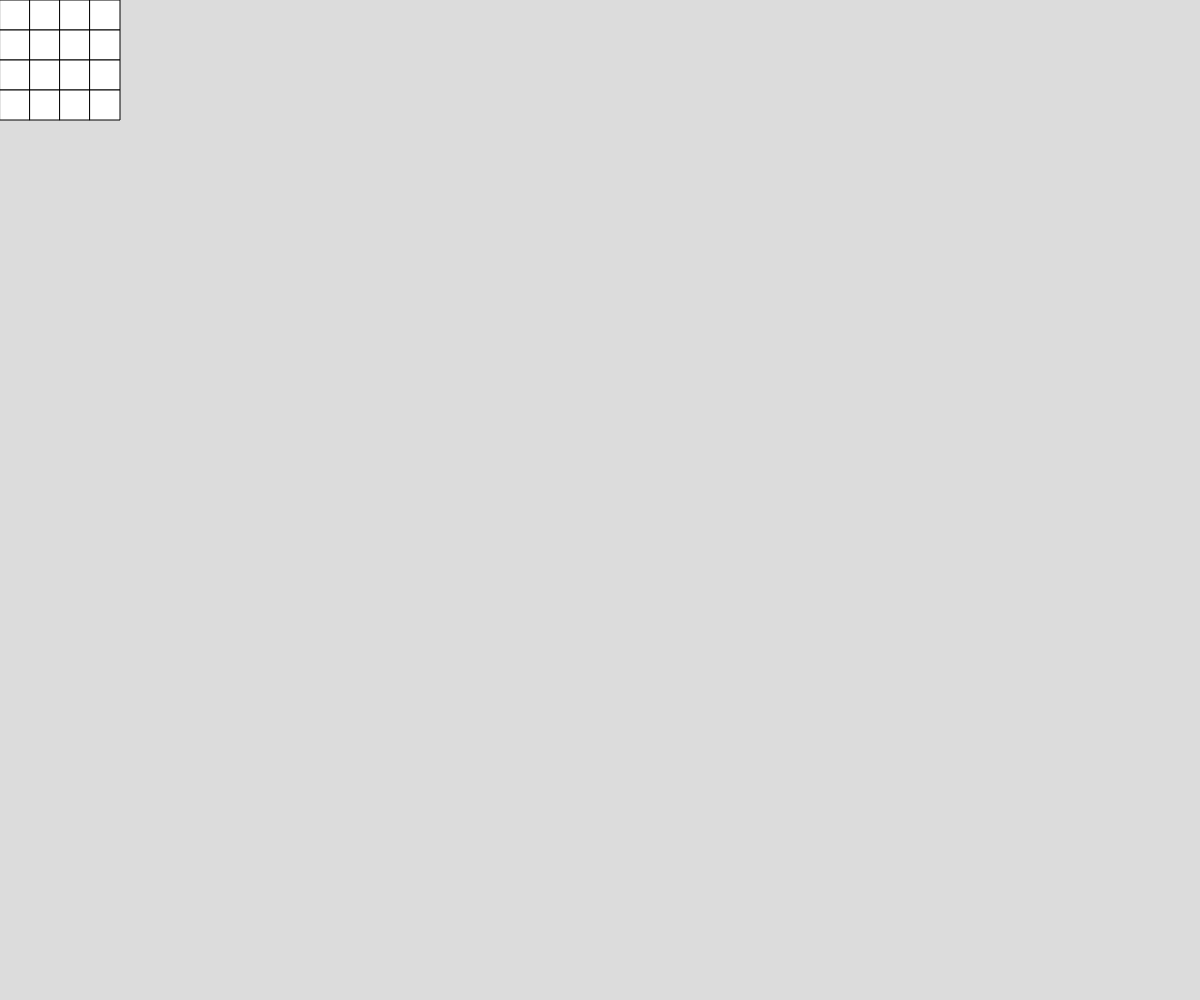
Frame 1 (no input)
Frame 60 (no input): identical to frame 1, image omitted
Frame 120 (the mouse pressed at the canvas centre since frame 60): identical to frame 1, image omitted

The p5.js sketch that drew this single still picture (run headless with seeded random() and noise() and a simulated clock; from frame 60 on, the mouse is pressed at the canvas centre):

// p5.js sketch
// ── sketch.js
// Grid demo

let map = [[1,0,1,0],
           [0,0,1,1],
           [1,1,,0,0],
           [0,1,0,1]];

function setup() {
  createCanvas(windowWidth, windowHeight);
}

function draw() {
  background(220);
  showMap();
}

function showMap() {
  for (let y = 0; y < 4; y++) {
    for (let x = 0; x < 4; x++) {
      square(x * 30, y * 30, 30);
    }
  }
}
